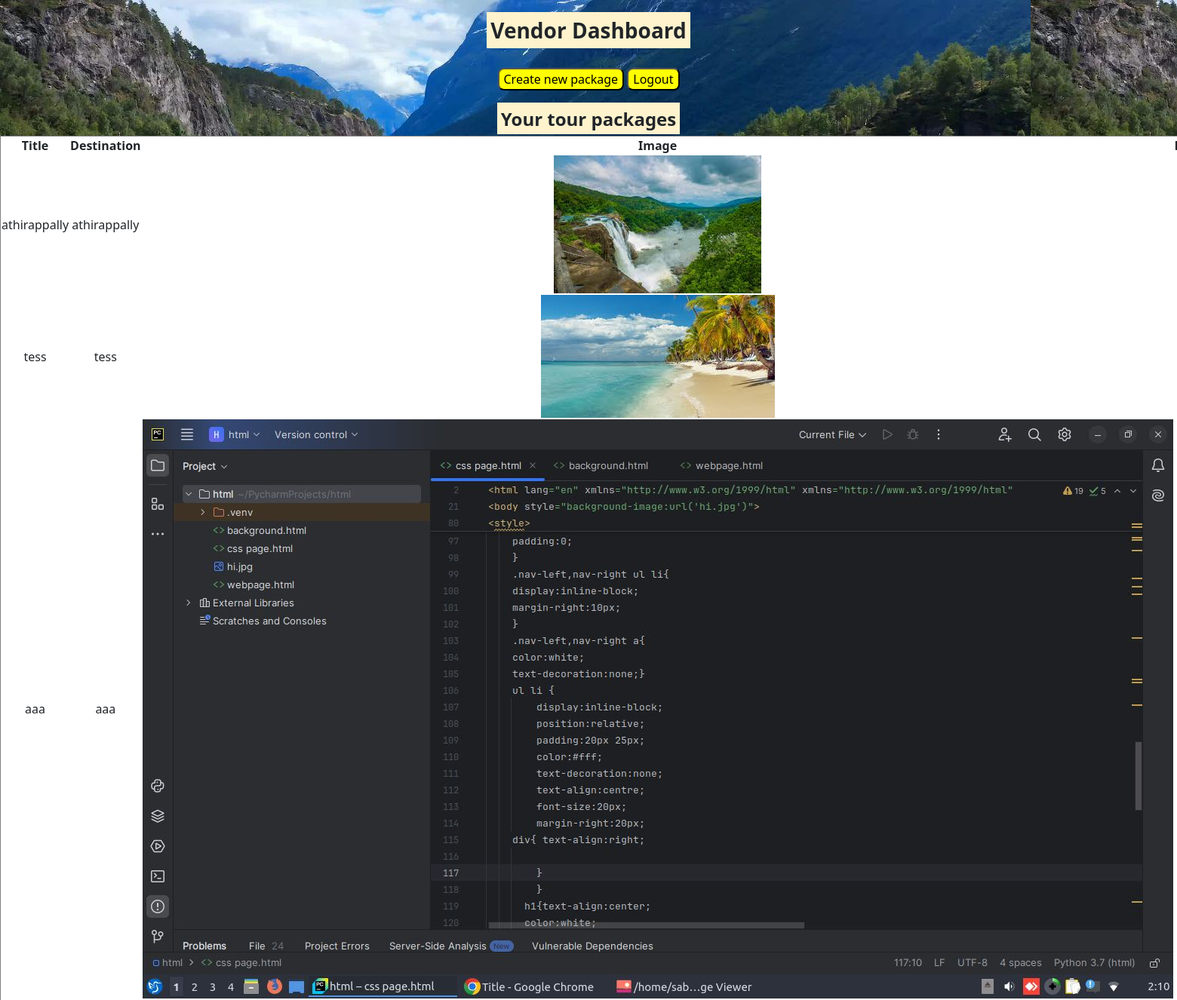
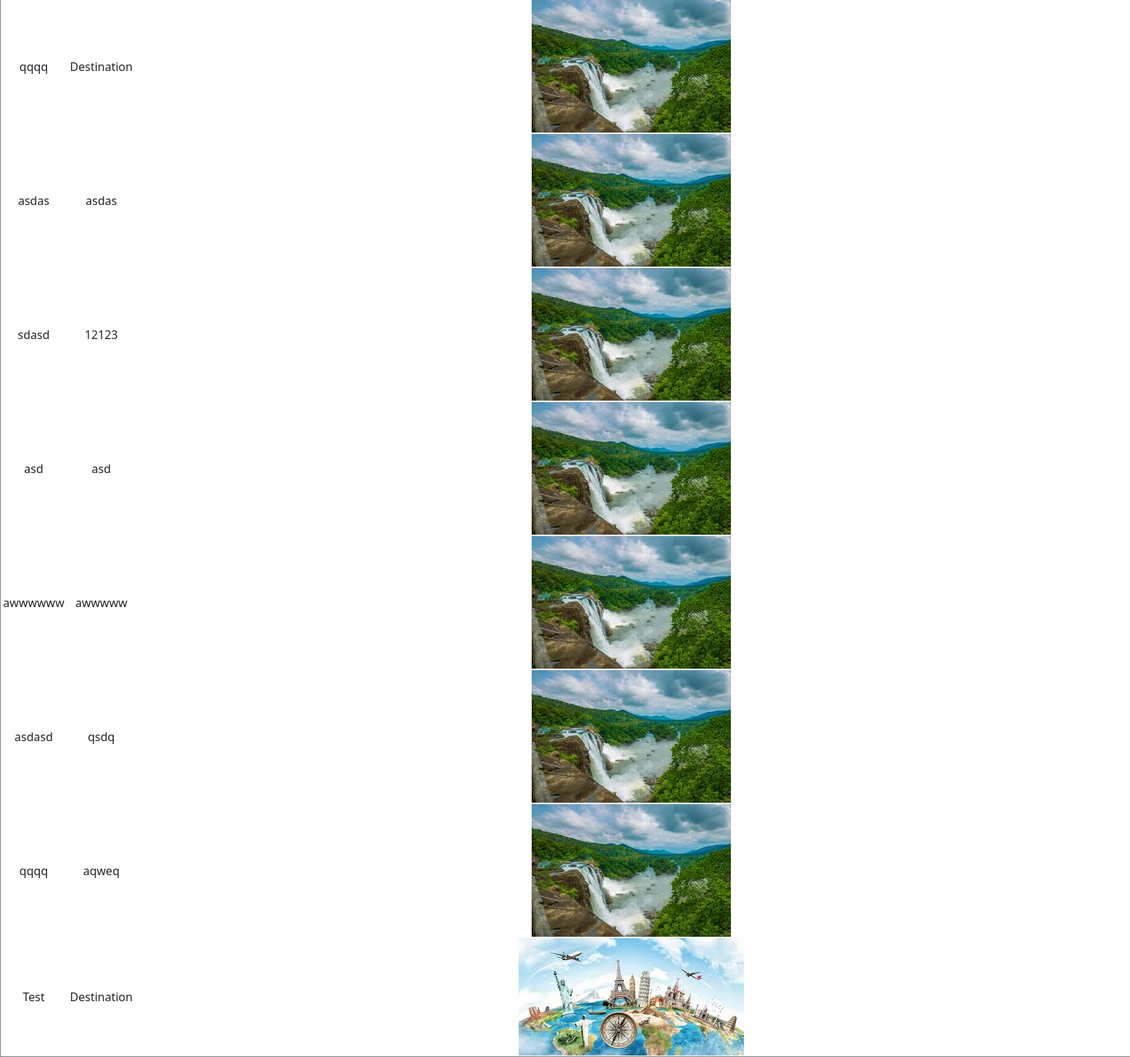
Page /vendordash/ (signed in) on the committed database (2 pictures, top to bottom).
### travel/models.py (models this page shows, shortened)
class Explores(models.Model):
     title = models.CharField(max_length=200)
     destination = models.CharField(max_length=200)
     image = models.ImageField(upload_to='img')
     duration = models.IntegerField()
     price = models.FloatField()
     expiry = models.DateField()
     approved = models.BooleanField(default=False)
     user = models.ForeignKey(User,on_delete=models.CASCADE,null=True)
     class Meta:
          db_table="travel"

### travel/views.py (the view)
# urls.py: path('vendordash/',views.vendordash,name="vendordash"),
def vendordash(request):
    current_user = request.user.id
    packages=Explores.objects.filter(user=current_user)
    return render(request,'vendordash.html',{'packages':packages})

### travel/templates/vendordash.html (shortened to what this page needs)
{% load static %}
<html lang="en" xmlns="http://www.w3.org/1999/html">
<head>
    <link href="https://cdn.jsdelivr.net/npm/bootstrap@5.3.3/dist/css/bootstrap.min.css" rel="stylesheet">
</head><br>
<h3><center><b><mark>Vendor Dashboard</mark></b></center></h3><br>
<div class="col-md-12 text-center">
    <a href="{% url 'create' %}"><button type="button">Create new package</button></a>
    <a href="{% url 'logout' %}"><button type="button">Logout</button></a>
</div>
<br>
<h4><center><b><mark>Your tour packages</mark></b></center></h4>
<body>
<table border="1">
    <thead>
    <tr>
        <th>Title</th>
        <th>Destination</th>
        <th>Image</th>
        <th>Duration</th>
    </tr>
    </thead>
    <tbody>
    {% for package in packages %}
    <tr>
        <td>{{ package.title }}</td>
        <td>{{ package.destination }}</td>
        <td><img src="{{package.image.url}}"></td>
        <td>{{ package.duration}}</td>
    </tr>
    {% endfor %}
    </tbody>
</table>
</body>
</html>

### rows in the picture
Explores: title "athirappally", destination "athirappally", image (picture)
Explores: title "tess", destination "tess", image (picture)
Explores: title "aaa", destination "aaa", image (picture)
Explores: title "qqqq", destination "Destination", image (picture)
Explores: title "asdas", destination "asdas", image (picture)
Explores: title "sdasd", destination "12123", image (picture)
Explores: title "asd", destination "asd", image (picture)
Explores: title "awwwwww", destination "awwwww", image (picture)
Explores: title "asdasd", destination "qsdq", image (picture)
Explores: title "qqqq", destination "aqweq", image (picture)
Explores: title "Test", destination "Destination", image (picture)
